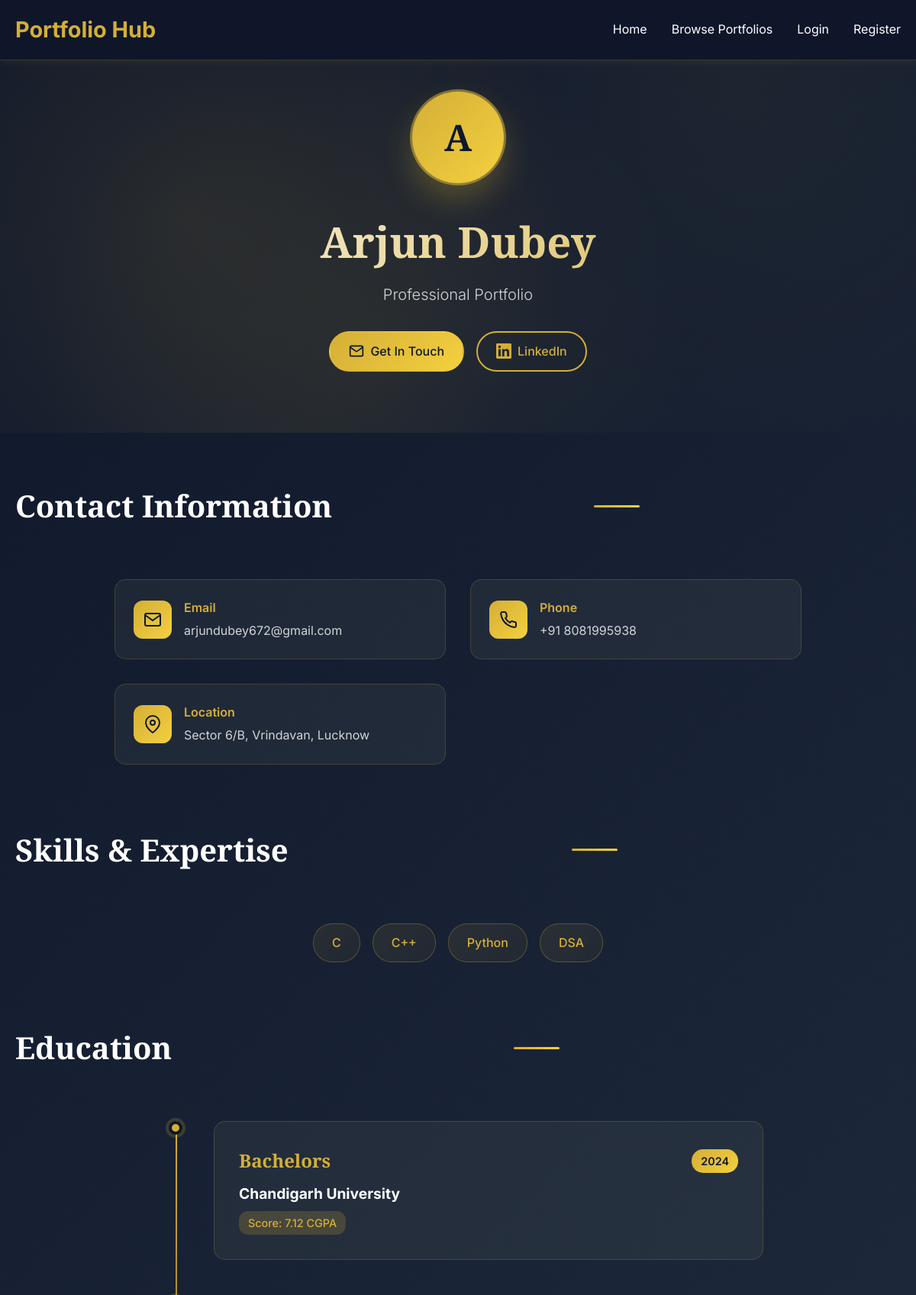
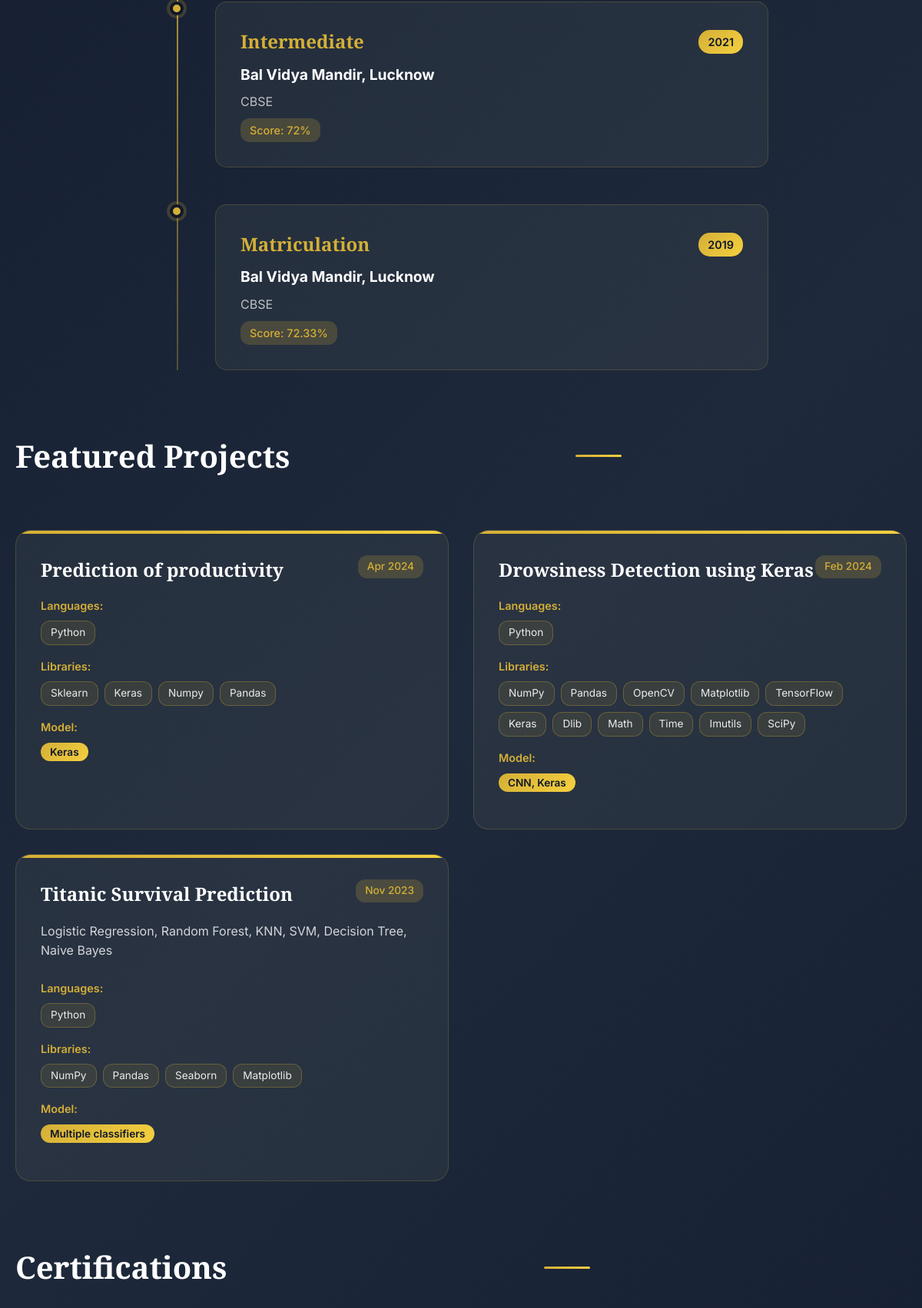
/portfolio.php?uid=2 (upper part), run on the app's committed database (2 pictures, top to bottom).
### tables this page shows
CREATE TABLE users (
    id INT AUTO_INCREMENT PRIMARY KEY,
    name VARCHAR(100) NOT NULL,
    email VARCHAR(100) UNIQUE NOT NULL,
    password VARCHAR(255) NOT NULL,
    phone VARCHAR(20),
    address TEXT,
    linkedin VARCHAR(255),
    created_at TIMESTAMP DEFAULT CURRENT_TIMESTAMP
);

CREATE TABLE skills (
    id INT AUTO_INCREMENT PRIMARY KEY,
    user_id INT NOT NULL,
    skill_name VARCHAR(100) NOT NULL,
    FOREIGN KEY (user_id) REFERENCES users(id) ON DELETE CASCADE
);

CREATE TABLE education (
    id INT AUTO_INCREMENT PRIMARY KEY,
    user_id INT NOT NULL,
    level ENUM('Matriculation', 'Intermediate', 'Bachelors', 'Masters', 'PhD') NOT NULL,
    institute VARCHAR(255) NOT NULL,
    board VARCHAR(255),
    year YEAR NOT NULL,
    score VARCHAR(10),
    FOREIGN KEY (user_id) REFERENCES users(id) ON DELETE CASCADE
);

CREATE TABLE projects (
    id INT AUTO_INCREMENT PRIMARY KEY,
    user_id INT NOT NULL,
    title VARCHAR(255) NOT NULL,
    language_used VARCHAR(255),
    libraries_used TEXT,
    model_used VARCHAR(255),
    description TEXT,
    project_date DATE,
    FOREIGN KEY (user_id) REFERENCES users(id) ON DELETE CASCADE
);

### config.php (called while the page is built, shortened)
<?php
function isLoggedIn() {
    return isset($_SESSION['user_id']);
}
?>

### portfolio.php (the view, shortened to what this page needs)
<?php
require_once 'config.php';
$user_id = isset($_GET['uid']) ? (int)$_GET['uid'] : 0;
$stmt = $pdo->prepare("SELECT * FROM users WHERE id = ?");
$stmt->execute([$user_id]);
$user = $stmt->fetch();
$stmt = $pdo->prepare("SELECT * FROM education WHERE user_id = ? ORDER BY year DESC");
$stmt->execute([$user_id]);
$education = $stmt->fetchAll();
$stmt = $pdo->prepare("SELECT * FROM projects WHERE user_id = ? ORDER BY project_date DESC");
$stmt->execute([$user_id]);
$projects = $stmt->fetchAll();
$stmt = $pdo->prepare("SELECT * FROM skills WHERE user_id = ?");
$stmt->execute([$user_id]);
$skills = $stmt->fetchAll();
$stmt = $pdo->prepare("SELECT * FROM certifications WHERE user_id = ? ORDER BY issue_date DESC");
$stmt->execute([$user_id]);
$certifications = $stmt->fetchAll();
?>
<!DOCTYPE html>
<html lang="en">
<head>
    <link rel="stylesheet" href="styles.css">
    <link rel="stylesheet" href="portfolio-styles.css">
</head>
<body class="portfolio-body">
    <header class="portfolio-header">
        <nav class="container">
            <a href="index.php" class="logo">Portfolio Hub</a>
            <ul class="nav-links">
                <li><a href="index.php">Home</a></li>
                <li><a href="all_portfolios.php">Browse Portfolios</a></li>
                <?php if (isLoggedIn()): ?>
                    <li><a href="dashboard.php">Dashboard</a></li>
                    <li><a href="logout.php">Logout</a></li>
                <?php else: ?>
                    <li><a href="login.php">Login</a></li>
                    <li><a href="register.php">Register</a></li>
                <?php endif; ?>
            </ul>
        </nav>
    </header>
    <section class="portfolio-hero">
        <div class="hero-background"></div>
        <div class="container">
            <div class="hero-content">
                <div class="hero-avatar">
                    <div class="avatar-circle">
                        <span class="avatar-initial"><?php echo strtoupper(substr($user['name'], 0, 1)); ?></span>
                    </div>
                </div>
                <h1 class="hero-name"><?php echo htmlspecialchars($user['name']); ?></h1>
                <p class="hero-title">Professional Portfolio</p>
                <div class="hero-contact">
                    <a href="mailto:<?php echo htmlspecialchars($user['email']); ?>" class="contact-btn">
                        <svg width="20" height="20" viewBox="0 0 24 24" fill="none" stroke="currentColor" stroke-width="2">
                            <path d="M4 4h16c1.1 0 2 .9 2 2v12c0 1.1-.9 2-2 2H4c-1.1 0-2-.9-2-2V6c0-1.1.9-2 2-2z"></path>
                            <polyline points="22,6 12,13 2,6"></polyline>
                        </svg>
                        Get In Touch
                    </a>
                    <?php if ($user['linkedin']): ?>
                    <a href="<?php echo htmlspecialchars($user['linkedin']); ?>" target="_blank" class="linkedin-btn">
                        LinkedIn
                    </a>
                    <?php endif; ?>
                </div>
            </div>
        </div>
    </section>
    <main class="portfolio-main">
        <div class="container">
            <section class="portfolio-section">
                <div class="section-header">
                    <h2 class="section-title">Contact Information</h2>
                    <div class="section-line"></div>
                </div>
                <div class="contact-grid">
                    <div class="contact-item">
                        <div class="contact-icon">
                            <svg width="24" height="24" viewBox="0 0 24 24" fill="none" stroke="currentColor" stroke-width="2">
                                <path d="M4 4h16c1.1 0 2 .9 2 2v12c0 1.1-.9 2-2 2H4c-1.1 0-2-.9-2-2V6c0-1.1.9-2 2-2z"></path>
                                <polyline points="22,6 12,13 2,6"></polyline>
                            </svg>
                        </div>
                        <div class="contact-details">
                            <h4>Email</h4>
                            <p><?php echo htmlspecialchars($user['email']); ?></p>
                        </div>
                    </div>
                    <?php if (!empty($user['phone'])): ?>
                    <div class="contact-item">
                        <div class="contact-icon">
                        </div>
                        <div class="contact-details">
                            <h4>Phone</h4>
                            <p><?php echo htmlspecialchars($user['phone']); ?></p>
                        </div>
                    </div>
                    <?php endif; ?>
                    <?php if (!empty($user['address'])): ?>
                    <div class="contact-item">
                        <div class="contact-icon">
                            <svg width="24" height="24" viewBox="0 0 24 24" fill="none" stroke="currentColor" stroke-width="2">
                                <path d="M21 10c0 7-9 13-9 13s-9-6-9-13a9 9 0 0 1 18 0z"></path>
                                <circle cx="12" cy="10" r="3"></circle>
                            </svg>
                        </div>
                        <div class="contact-details">
                            <h4>Location</h4>
                            <p><?php echo htmlspecialchars($user['address']); ?></p>
                        </div>
                    </div>
                    <?php endif; ?>
                </div>
            </section>
            <?php if (!empty($skills)): ?>
            <section class="portfolio-section">
                <div class="section-header">
                    <h2 class="section-title">Skills & Expertise</h2>
                    <div class="section-line"></div>
                </div>
                <div class="skills-container">
                    <?php foreach ($skills as $skill): ?>
                    <div class="skill-badge">
                        <?php echo htmlspecialchars($skill['skill_name']); ?>
                    </div>
                    <?php endforeach; ?>
                </div>
            </section>
            <?php endif; ?>
            <?php if (!empty($education)): ?>
            <section class="portfolio-section">
                <div class="section-header">
                    <h2 class="section-title">Education</h2>
                    <div class="section-line"></div>
                </div>
                <div class="timeline">
                    <?php foreach ($education as $edu): ?>
                    <div class="timeline-item">
                        <div class="timeline-marker"></div>
                        <div class="timeline-content">
                            <div class="timeline-header">
                                <h3><?php echo htmlspecialchars($edu['level']); ?></h3>
                                <span class="timeline-year"><?php echo htmlspecialchars($edu['year']); ?></span>
                            </div>
                            <h4><?php echo htmlspecialchars($edu['institute']); ?></h4>
                            <?php if (!empty($edu['board'])): ?>
                            <p class="timeline-subtitle"><?php echo htmlspecialchars($edu['board']); ?></p>
                            <?php endif; ?>
                            <?php if (!empty($edu['score'])): ?>
                            <div class="timeline-score">Score: <?php echo htmlspecialchars($edu['score']); ?></div>
                            <?php endif; ?>
                        </div>
                    </div>
                    <?php endforeach; ?>
                </div>
            </section>
            <?php endif; ?>
            <?php if (!empty($projects)): ?>
            <section class="portfolio-section">
                <div class="section-header">
                    <h2 class="section-title">Featured Projects</h2>
                    <div class="section-line"></div>
                </div>
                <div class="projects-grid">
                    <?php foreach ($projects as $project): ?>
                    <div class="project-card">
                        <div class="project-header">
                            <h3><?php echo htmlspecialchars($project['title']); ?></h3>
                            <?php if (!empty($project['project_date'])): ?>
                            <span class="project-date"><?php echo date('M Y', strtotime($project['project_date'])); ?></span>
                            <?php endif; ?>
                        </div>
                        <?php if (!empty($project['description'])): ?>
                        <p class="project-description"><?php echo htmlspecialchars($project['description']); ?></p>
                        <?php endif; ?>
                        <div class="project-tech">
                            <?php if (!empty($project['language_used'])): ?>
                            <div class="tech-group">
                                <span class="tech-label">Languages:</span>
                                <div class="tech-tags">
                                    <?php
                                    $languages_used = explode(',', $project['language_used']);
                                    foreach ($languages_used as $lang):
                                        $lang = trim($lang);
                                        if (!empty($lang)):
                                    ?>
                                    <span class="tech-tag"><?php echo htmlspecialchars($lang); ?></span>
                                    <?php
                                        endif;
                                    endforeach;
                                    ?>
                                </div>
                            </div>
                            <?php endif; ?>
                            <?php if (!empty($project['libraries_used'])): ?>
                            <div class="tech-group">
                                <span class="tech-label">Libraries:</span>
                                <div class="tech-tags">
                                    <?php
                                    $libraries_used = explode(',', $project['libraries_used']);
                                    foreach ($libraries_used as $lib):
                                        $lib = trim($lib);
                                        if (!empty($lib)):
                                    ?>
                                    <span class="tech-tag"><?php echo htmlspecialchars($lib); ?></span>
                                    <?php
                                        endif;
                                    endforeach;
                                    ?>
                                </div>
                            </div>
                            <?php endif; ?>
                            <?php if (!empty($project['model_used'])): ?>
                            <div class="tech-group">
                                <span class="tech-label">Model:</span>
                                <span class="model-badge"><?php echo htmlspecialchars($project['model_used']); ?></span>
                            </div>
                            <?php endif; ?>
                        </div>
                    </div>
                    <?php endforeach; ?>
                </div>
            </section>
            <?php endif; ?>
            <?php if (!empty($certifications)): ?>
            <section class="portfolio-section">
                <div class="section-header">
                    <h2 class="section-title">Certifications</h2>
                    <div class="section-line"></div>
                </div>
            </section>
            <?php endif; ?>
        </div>
    </main>
</body>
</html>

### styles.css (style rules this page uses)
* { margin: 0; padding: 0; box-sizing: border-box; }
body { font-family: "Segoe UI", Tahoma, Geneva, Verdana, sans-serif; background-color: #0f172a; color: #ffffff; line-height: 1.6; }
.container { max-width: 1200px; margin: 0 auto; padding: 0 20px; }
header { background: linear-gradient(135deg, #0f172a 0%, #1e293b 100%); padding: 1rem 0; box-shadow: 0 2px 10px rgba(212, 175, 55, 0.1); }
nav { display: flex; justify-content: space-between; align-items: center; }
.logo { font-size: 1.8rem; font-weight: bold; color: #d4af37; text-decoration: none; }
.nav-links { display: flex; list-style: none; gap: 2rem; }
.nav-links a { color: #ffffff; text-decoration: none; transition: color 0.3s ease; }
main { min-height: calc(100vh - 80px); padding: 2rem 0; }
.section-header { display: flex; justify-content: space-between; align-items: center; margin-bottom: 1rem; }

### data on the page
users: name "A", name "Arjun Dubey", email "arjundubey672@gmail.com", phone "+91 8081995938", address "Sector 6/B, Vrindavan, Lucknow"
skills: skill_name "C"
skills: skill_name "C++"
skills: skill_name "Python"
skills: skill_name "DSA"
education: level "Bachelors", year "2024", institute "Chandigarh University", score "7.12 CGPA"
education: level "Intermediate", year "2021", institute "Bal Vidya Mandir, Lucknow", board "CBSE", score "72%"
education: level "Matriculation", year "2019", institute "Bal Vidya Mandir, Lucknow", board "CBSE", score "72.33%"
projects: title "Prediction of productivity", project_date "Apr 2024", language_used "Python", libraries_used "Sklearn", libraries_used "Keras", libraries_used "Numpy", libraries_used "Pandas", model_used "Keras"
projects: title "Drowsiness Detection using Keras", project_date "Feb 2024", language_used "Python", libraries_used "NumPy", libraries_used "Pandas", libraries_used "OpenCV", libraries_used "Matplotlib", libraries_used "TensorFlow", libraries_used "Keras", libraries_used "Dlib", libraries_used "Math", libraries_used "Time", libraries_used "Imutils", libraries_used "SciPy", model_used "CNN, Keras"
projects: title "Titanic Survival Prediction", project_date "Nov 2023", description "Logistic Regression, Random Forest, KNN, SVM, Decision Tree, Naive Bayes", language_used "Python", libraries_used "NumPy", libraries_used "Pandas", libraries_used "Seaborn", libraries_used "Matplotlib", model_used "Multiple classifiers"
